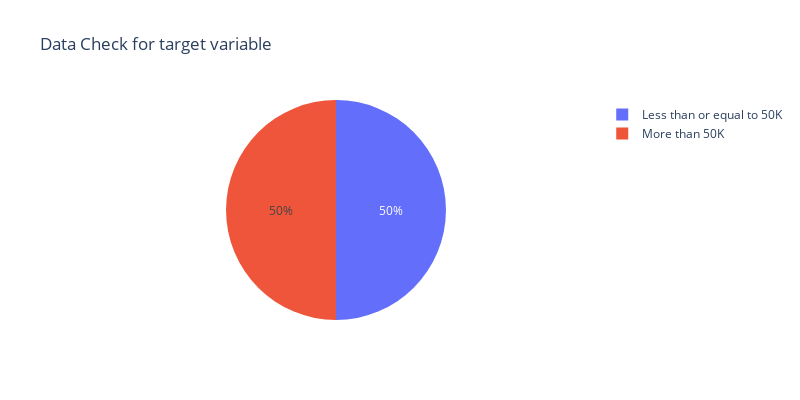
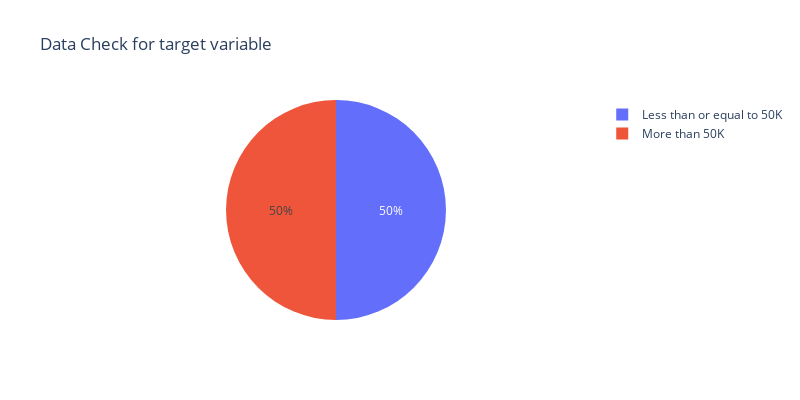
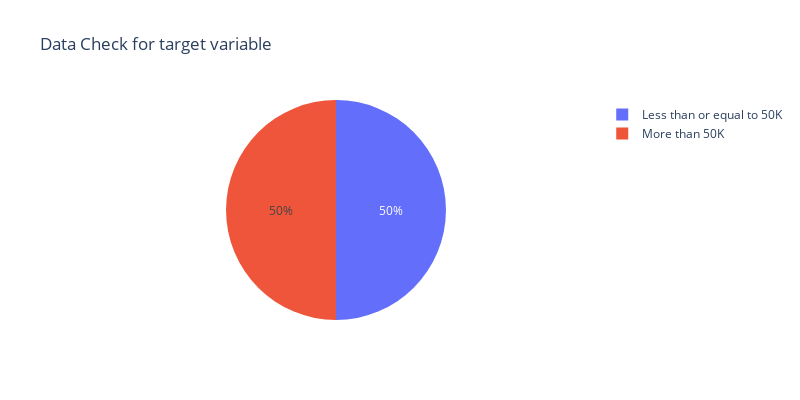

Notebook source saved alongside these figures, in order:
### Code cell
legend_name = ['Rows deleted','Median imputed','Imputed via KNNClassifer']
li = []
#data_li = [[data_imp_del,y_del],[data_imp_med,y],[data_imp_knn,y]]
data_li = [[X_t,y_t],[X_toy,y_toy],[X_to,y_to]]
li_index =0
for dataset in data_li:
    print(legend_name[li_index])
    X_train,X_test,y_train,y_test = train_test_smote(dataset[0],dataset[1])
    for model in models: 
        score = model_creator(eval(model),X_train,X_test,y_train,y_test)
        print(model+':',score)
        li.append([model,score,legend_name[li_index]])
    li_index+=1
    print()

### Figure 1 — Plotly figure (JSON) as saved in the notebook; plotly's stock layout.template omitted (floating-point values rounded to 4 significant figures)
{"data": [{"domain": {"x": [0, 1], "y": [0, 1]}, "hovertemplate": "label=%{label}<br>value=%{value}<extra></extra>", "labels": ["Less than or equal to 50K", "More than 50K"], "legendgroup": "", "name": "", "showlegend": true, "type": "pie", "values": [791, 791]}], "layout": {"height": 400, "legend": {"tracegroupgap": 0}, "title": {"text": "Data Check for target variable"}, "width": 800}}

### Figure 2 — Plotly figure (JSON) as saved in the notebook; plotly's stock layout.template omitted (floating-point values rounded to 4 significant figures)
{"data": [{"domain": {"x": [0, 1], "y": [0, 1]}, "hovertemplate": "label=%{label}<br>value=%{value}<extra></extra>", "labels": ["Less than or equal to 50K", "More than 50K"], "legendgroup": "", "name": "", "showlegend": true, "type": "pie", "values": [791, 791]}], "layout": {"height": 400, "legend": {"tracegroupgap": 0}, "title": {"text": "Data Check for target variable"}, "width": 800}}

### Figure 3 — Plotly figure (JSON) as saved in the notebook; plotly's stock layout.template omitted (floating-point values rounded to 4 significant figures)
{"data": [{"domain": {"x": [0, 1], "y": [0, 1]}, "hovertemplate": "label=%{label}<br>value=%{value}<extra></extra>", "labels": ["Less than or equal to 50K", "More than 50K"], "legendgroup": "", "name": "", "showlegend": true, "type": "pie", "values": [792, 792]}], "layout": {"height": 400, "legend": {"tracegroupgap": 0}, "title": {"text": "Data Check for target variable"}, "width": 800}}
